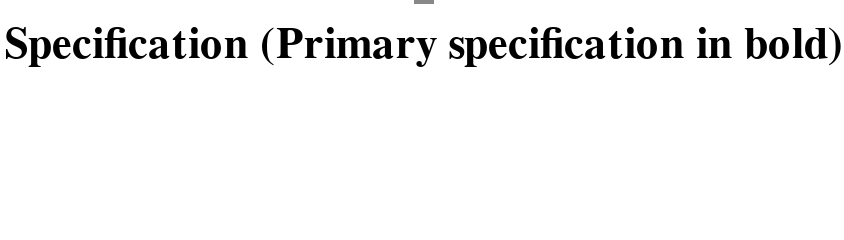

This figure's Vega-Lite source:
### Vega specification from a JSON file in a GitHub repository (floating-point values rounded to 4 significant figures)
{"$schema": "https://vega.github.io/schema/vega/v5.10.json", "description": "Vega dot plot plot chart template for specification decision matrix.", "data": [{"name": "specifications"}, {"name": "features", "source": "specifications", "transform": [{"type": "fold", "fields": ["causalModel", "estimator", "population", "treatment"], "as": ["group", "feature"]}, {"type": "formula", "expr": "datum.group + ':' + datum.feature", "as": "sort"}]}, {"name": "shap", "values": []}, {"name": "hovered", "source": "features", "transform": [{"type": "filter", "expr": "datum.id === hoveredId"}]}, {"name": "primary", "source": "features", "transform": [{"type": "filter", "expr": "datum.id == primaryEstimatorId"}]}, {"name": "active", "source": "features", "transform": [{"type": "filter", "expr": "indexof(inactiveFeatures, datum.feature) < 0"}]}, {"name": "inactive", "source": "features", "transform": [{"type": "filter", "expr": "indexof(inactiveFeatures, datum.feature) >= 0 || indexof(inactiveSpecifications, datum.id) >= 0"}]}], "signals": [{"name": "hoveredId"}, {"name": "selectedId"}, {"name": "showShap"}, {"name": "inactiveFeatures", "value": "[]"}, {"name": "shapDomain", "value": "[]"}, {"name": "primaryColors"}, {"name": "primaryEstimatorId"}, {"name": "inactiveSpecifications", "value": "[]"}], "scales": [{"name": "x", "type": "point", "domain": {"data": "features", "field": "id"}, "range": [0, {"signal": "width -5"}]}, {"name": "y", "type": "point", "domain": {"data": "features", "field": "sort", "sort": true}, "range": [30, {"signal": "height - 30"}]}, {"name": "yc", "type": "point", "domain": {"data": "features", "fields": ["sort", "feature"], "sort": {"field": "sort", "op": "min"}}, "range": [30, {"signal": "height - 30"}]}, {"name": "yAxis", "type": "point", "domain": {"data": "features", "field": "sort", "sort": true}, "range": [30, {"signal": "height - 30"}]}, {"name": "color", "type": "ordinal", "range": "category", "domain": {"data": "features", "field": "group"}}, {"name": "colorBold", "type": "ordinal", "range": {"signal": "primaryColors"}, "domain": {"data": "features", "field": "group"}}, {"name": "shapSize", "type": "linear", "domain": {"signal": "shapDomain"}, "range": [9, 0, 9]}], "axes": [{"scale": "x", "domain": true, "ticks": false, "orient": "bottom", "titlePadding": 5, "labels": true, "title": "Specification (Primary specification in bold)"}, {"scale": "yAxis", "domain": false, "orient": "right", "titlePadding": 34, "titleFontSize": 14, "labelLimit": 200, "labelFontSize": 12, "labelFontWeight": {"signal": "indexof(inactiveFeatures,split(datum.value,':')[1]) < 0 ? 'bold' : 'normal'"}, "labelOpacity": {"signal": "indexof(inactiveFeatures,split(datum.value,':')[1]) < 0 ? 1.0 : 0.5"}, "encode": {"labels": {"interactive": true, "update": {"cursor": {"value": "pointer"}, "text": {"signal": "split(datum.value,':')[1]"}}, "enter": {"tooltip": {"signal": "split(datum.value,':')[1]"}}}}}, {"scale": "yAxis", "domain": false, "orient": "right", "labelFontSize": 10, "labelOffset": -14, "encode": {"labels": {"update": {"text": {"signal": "replace(replace(split(datum.value,':')[0], 'causalModel', 'causal model'), 'treatment', 'exposure')"}}}}}], "marks": [{"name": "selectedColumn", "type": "rect", "encode": {"update": {"xc": {"scale": "x", "signal": "selectedId"}, "width": {"value": 10}, "height": {"signal": "height"}, "fillOpacity": {"signal": "selectedId ? 0.2 : 0"}}}}, {"name": "hoveredColumn", "type": "rect", "encode": {"update": {"xc": {"scale": "x", "signal": "hoveredId"}, "width": {"value": 10}, "height": {"signal": "height"}, "fillOpacity": {"signal": "hoveredId ? 0.1 : 0"}}}}, {"name": "activeEffectColumns", "type": "rect", "from": {"data": "active"}, "encode": {"update": {"xc": {"scale": "x", "field": "id"}, "width": {"value": 15}, "height": {"signal": "height"}, "fillOpacity": {"value": 0.001}}}}, {"name": "shapMarks", "type": "rect", "from": {"data": "shap"}, "encode": {"update": {"xc": {"scale": "x", "field": "id"}, "y": {"signal": "scale('yc', datum.key) - (datum.value < 0 ? -2.5 : (scale('shapSize', datum.value) + 2.5))"}, "width": {"value": 1}, "height": {"scale": "shapSize", "field": "value"}, "fillOpacity": {"signal": "showShap ? (indexof(inactiveFeatures,datum.key) < 0 && indexof(inactiveSpecifications, datum.id) < 0) ? 0.7 : 0.1 : 0"}}}}, {"name": "shapArrows", "type": "symbol", "from": {"data": "shap"}, "encode": {"update": {"strokeWidth": {"value": 15}, "size": {"value": 25}, "strokeOpacity": {"signal": "showShap && datum.value != 0 ? (indexof(inactiveFeatures,datum.key) < 0 && indexof(inactiveSpecifications, datum.id) < 0) ? 0.7 : 0.1 : 0"}, "fillOpacity": {"signal": "showShap && datum.value != 0 ? (indexof(inactiveFeatures,datum.key) < 0 && indexof(inactiveSpecifications, datum.id) < 0) ? 0.7 : 0.1 : 0"}, "shape": {"signal": "datum.value < 0 ? 'triangle-down' : 'triangle-up'"}, "xc": {"scale": "x", "field": "id"}, "y": {"signal": "scale('yc',datum.key) - (datum.value < 0 ? -scale('shapSize', datum.value) - 4.5 : (scale('shapSize', datum.value) + 4.5))"}}}}, {"name": "activeMarks", "type": "symbol", "from": {"data": "active"}, "encode": {"update": {"x": {"scale": "x", "field": "id"}, "y": {"scale": "y", "field": "sort", "sort": true}, "fill": {"scale": "color", "field": "group"}, "fillOpacity": {"value": 0.7}, "size": {"value": 25}}}}, {"name": "primaryMark", "type": "symbol", "from": {"data": "primary"}, "encode": {"update": {"x": {"scale": "x", "field": "id"}, "fill": {"scale": "colorBold", "field": "group"}, "y": {"scale": "y", "field": "sort", "sort": true}, "size": {"value": 25}}}}, {"name": "inactiveMarks", "type": "symbol", "from": {"data": "inactive"}, "encode": {"update": {"x": {"scale": "x", "field": "id"}, "y": {"scale": "y", "field": "sort", "sort": true}, "size": {"value": 25}}}}, {"name": "hoveredLabel", "type": "text", "from": {"data": "hovered"}, "encode": {"update": {"x": {"scale": "x", "field": "id"}, "y": {"signal": "height"}, "dy": {"value": 11.5}, "text": {"signal": "datum.id"}, "align": {"value": "center"}, "fontSize": {"value": 10}}}}]}
